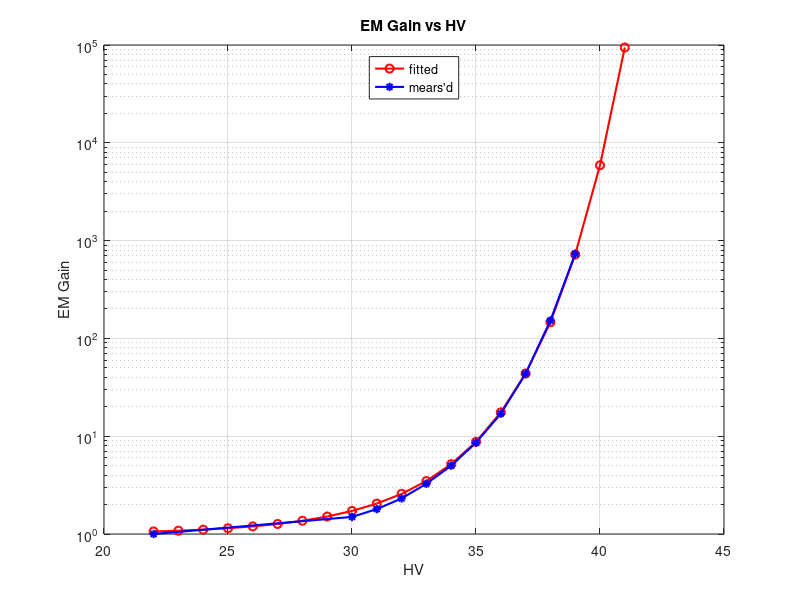
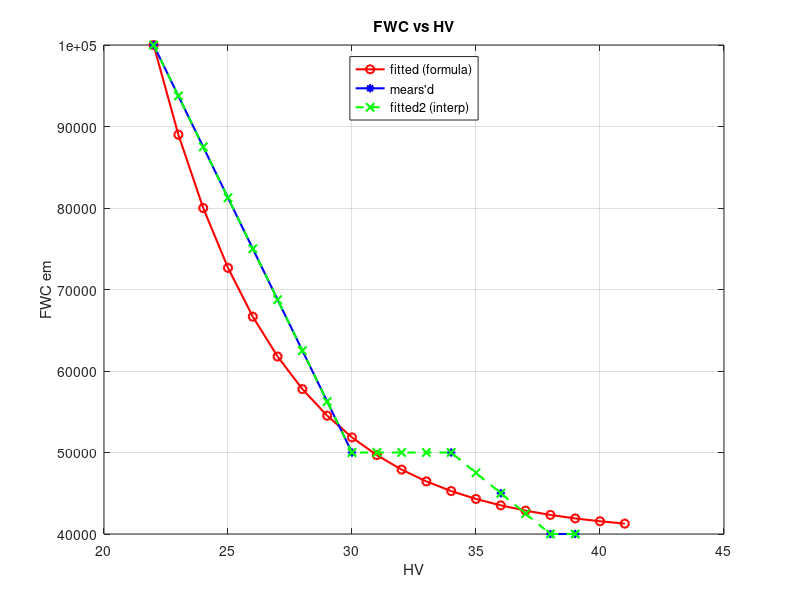
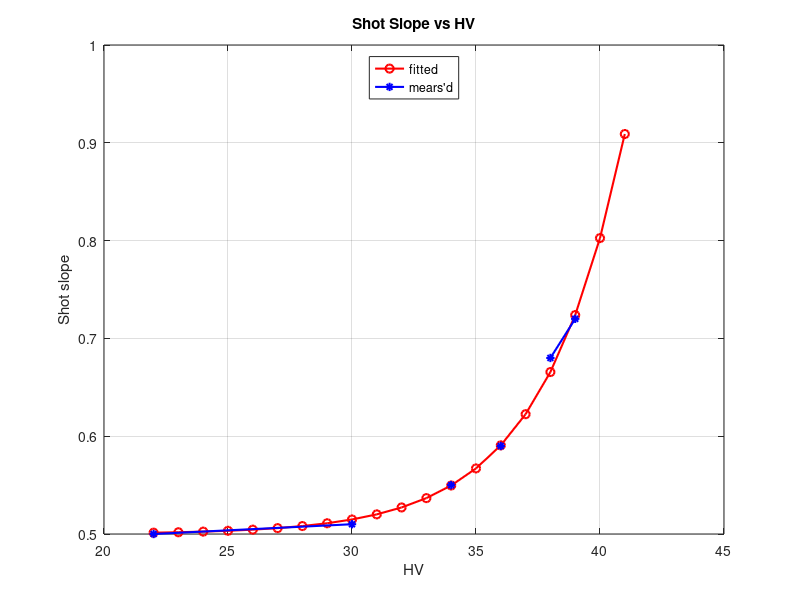
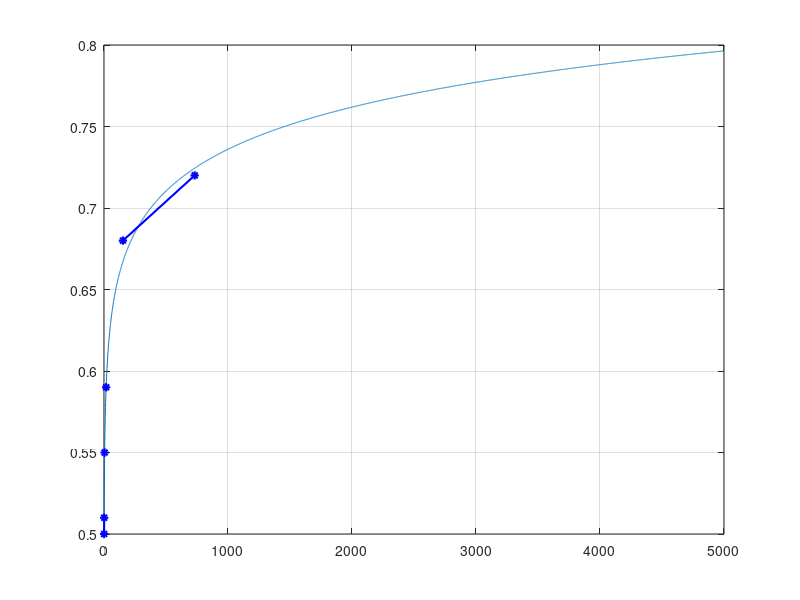

Recreate these plots in MATLAB, in order. (Note: this script raises an error after producing the figures.)

hv  = [22 30:39];
emG = [ 1 1.495 1.797 2.31 3.264 5 8.581 16.99 43.6 152.5 731.4];
fwc = [ 100000, 50000, nan, nan, nan, 50000, nan, 45000, nan, 40000,40000];
shotSlp = [0.5 0.51 nan nan nan 0.55 nan 0.59 nan 0.68 0.72];

hv0 = 22:41; hv; 
emG0 = 1:5000;

%fitG = 10.^(2.^(hv0/2.5)/2.^(hv0(1)/2.5)/39);			
fitG = 10.^(2.^(hv0/2.5)/2.^(22/2.5)/39);			

%hv as function of g:
%hv = -(210*log(2) + 5*log(log(10))...
%    - 5*log(76451918253118239*log(g)))/(2*log(2));

fitFWC  = 6e4*1.5.^(-hv0/2)/1.5.^(-hv0(1)/2)+40000;
fitFWCg = (6917529027641081856000*(3/2).^(337164395852765312/6243314768165359 ...
- (11258999068426240*log(76451918253118240.*log(emG0)))./6243314768165359))/...
    1332894850849759 + 40000;


fitShot = 0.5 +2.^(hv0/2.3)/2.^(hv0(1)/2.3)/750;
fitShotg = (4398046511104*2.^((225179981368524800*...
log(76451918253118240.*log(emG0)))./143596239667803257 - ...
6743287917055306240/143596239667803257))/2498839895518397625 + 1/2;
hv1= hv; hv1(isnan(fwc))=[];
fwc1= fwc; fwc1(isnan(fwc))=[];
fitFWC2 = interp1(hv1, fwc1, hv0,'linear');

% sig = 500:100:98000;
% %imported data from Excel spreadsheet from Nathan Bush
% percent_nl_30 = table2array(readtable('residual_non_linearity.xlsx','range','C5:C980'));
% percent_nl_39 = table2array(readtable('residual_non_linearity.xlsx','range','L5:L980'));
% Nl_30 = interp1(sig,percent_nl_30,sig,'pchip');
% Nl_39 = interp1(sig,percent_nl_39,sig,'pchip');
% %hv3 = 30:39;

fgNum =30;
figure(fgNum), clf,semilogy(hv0, fitG,'ro-', 'linewidth', 1.5)
hold on,semilogy(hv, emG,'b*-', 'linewidth', 1.5), grid on
xlabel('HV'), ylabel('EM Gain'), title('EM Gain vs HV')
legend('fitted','mears''d', 'location', 'north')
print('-dpng', 'hv_vs_em_gain')

figure(fgNum+1), clf,plot(hv0, fitFWC,'ro-', 'linewidth', 1.5)
hold on, plot(hv, fwc,'b*-','linewidth', 1.5), grid on
hold on, plot(hv0, fitFWC2,'gx--','linewidth', 1.5), grid on
legend('fitted (formula)','mears''d', 'fitted2 (interp)','location', 'north')
xlabel('HV'), ylabel('FWC em'), title('FWC vs HV')
print('-dpng', 'hv_vs_fwc_em')

figure(fgNum+2), clf,plot(hv0, fitShot,'ro-', 'linewidth', 1.5)
hold on, plot(hv, shotSlp,'b*-','linewidth', 1.5), grid on
xlabel('HV'), ylabel('Shot slope'),title('Shot Slope vs HV')
legend('fitted','mears''d', 'location', 'north')
print('-dpng', 'hv_vs_shot_slope')

figure(fgNum+3), clf,plot(emG0, fitShotg)
hold on, plot(emG,shotSlp,'b*-','linewidth',1.5),grid on
print('-dpng','shot_slope_vs_em_gain')

figure(fgNum+4), clf,plot(emG0, fitFWCg)
hold on, plot(emG,fwc,'b*-','linewidth',1.5),grid on
print('-dpng','FWC_vs_em_gain')

figure(fgNum+5), clf, plot(sig, Nl_39)
%hold on, plot(sig,percent_nl_30), grid on
%legend('fitted','data')
xlabel('signal (e-)'), ylabel('percent non-lin'), title('percent non-lin vs signal')
